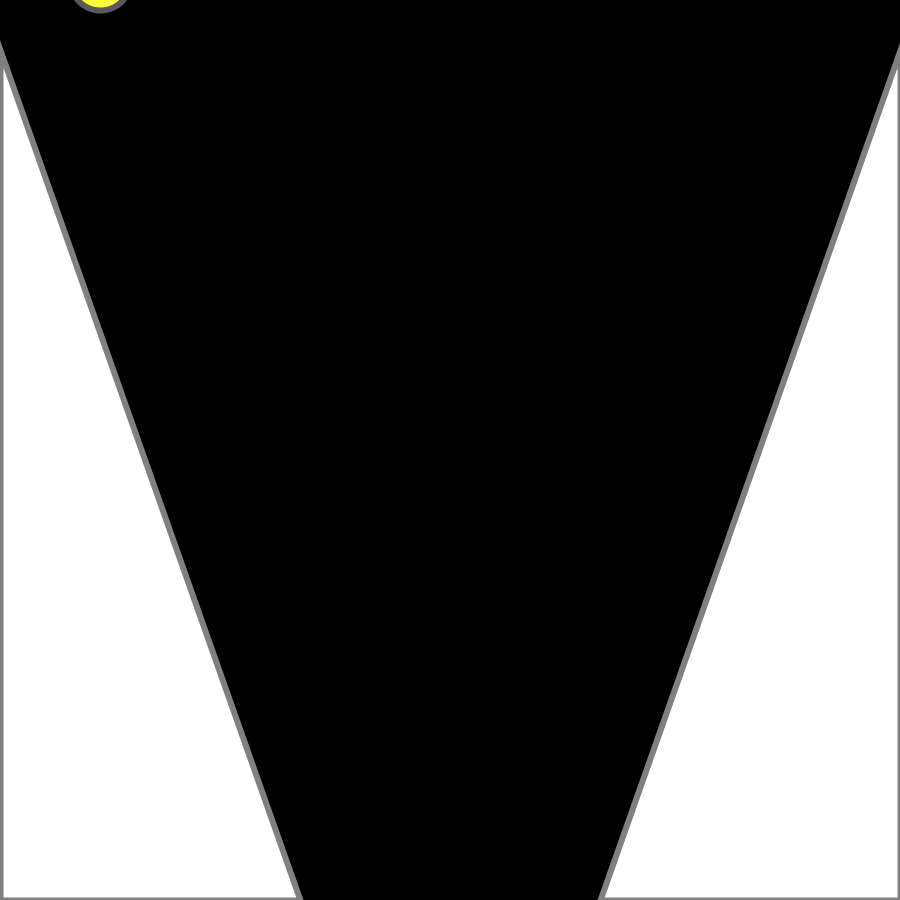
Frame 1 (no input)
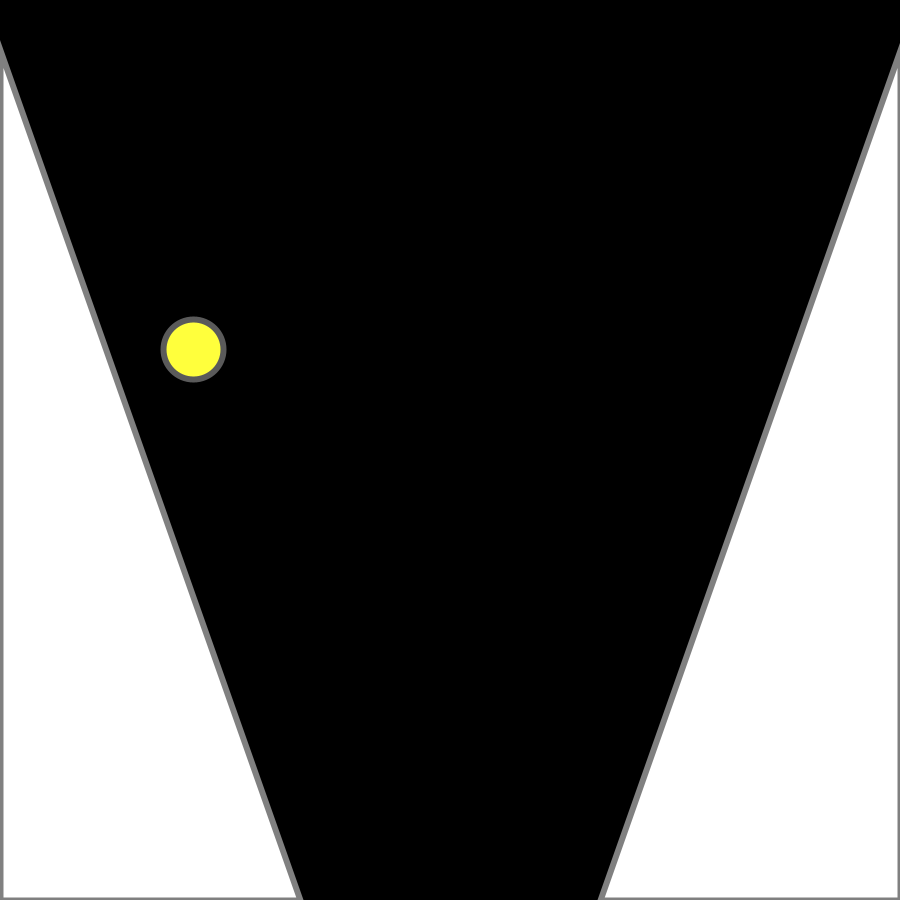
Frame 60 (the mouse pressed at the canvas centre just before this capture)
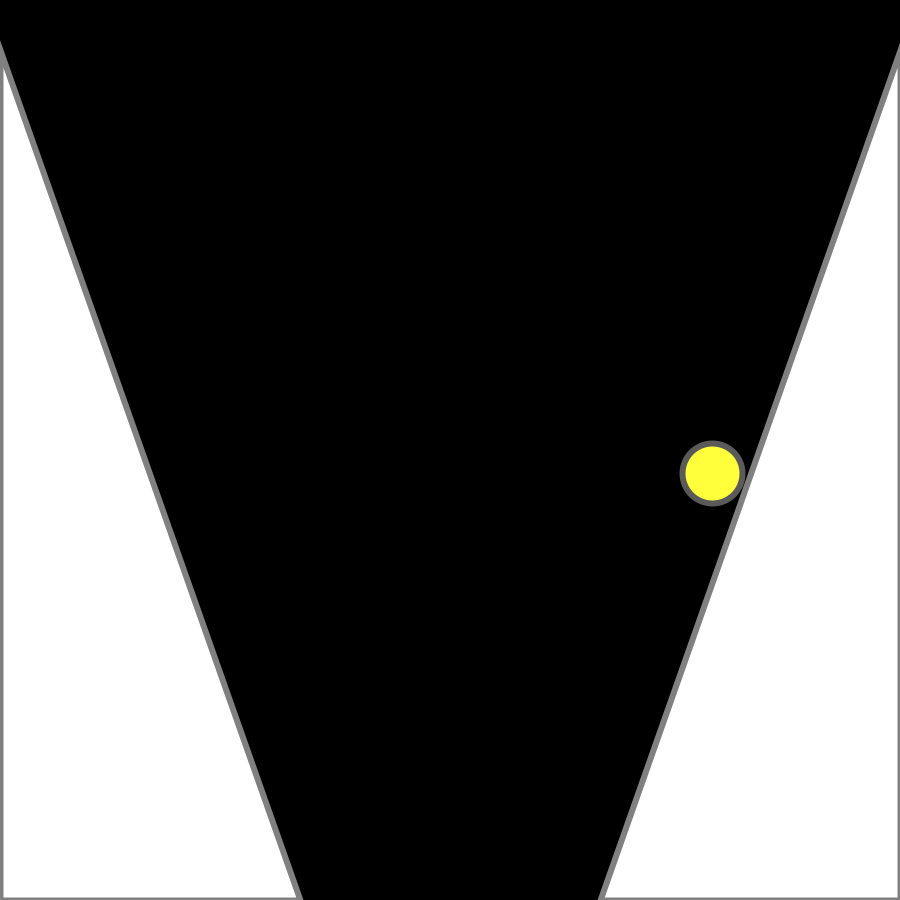
Frame 120 (the mouse held since frame 60 and released just before this capture)

The Processing sketch that drew these frames (run headless with seeded random() and noise(); from frame 60 on, the mouse is pressed at the canvas centre):

// Processing sketch: processing_103404
// ── processing_103404.pde

// To Do
// *Draw the borders [DONE]
// *Helios Ball Class 
//   - Ball that falls to the ground [DONE]
//   - Ball that has collition detection with other balls
// *Collision detection between borders and balls [DONE]
// *Convert balls to live Helios gadgets (communication with gadget server)

Balls newBalls;

float Th;
float Tw;
float Bh;
float Tangle;

void setup()
{
  size(900,900);
  
  newBalls = new Balls();
  
  // calculate border angle
  Th = 50;
  Tw = 300;
  Bh = height - 50;
  
  Tangle = degrees(atan(Tw/Bh));
}

//boolean sketchFullScreen() {
//  return true;
//}

void draw()
{
  background(0);
    
  PVector gravity = new PVector(0,0.1*5);
  
  // friction
  float c = .1;
  PVector friction = newBalls.velocity.get();
  friction.mult(-1);
  friction.normalize();
  friction.mult(c); 
   
  newBalls.applyForce(friction); 
  newBalls.applyForce(gravity);
 
  newBalls.update();
  newBalls.display();
  newBalls.checkEdges(Tangle);
  
  drawBorders();
}

void drawBorders()
{
  stroke(128);
  fill(255);
  
  beginShape(TRIANGLES);
  // Left Triangle;
  vertex(0, Th);
  vertex(0, height);
  vertex(Tw, height);
  
  // Right Triangle
  vertex(width, 50);
  vertex(width, height);
  vertex(width-300, height);
  endShape();
}

class Balls
{
  PVector location;
  PVector velocity;
  PVector acceleration; 
  
  float mass;
  float size;
  float strokeThickness;
  
 Balls()
 {
    mass = 2;
    size = 30*mass;
    strokeThickness = 3*mass;
    location = new PVector(100,-20);
    velocity = new PVector(0,0);
    acceleration = new PVector(0,0);
 }

  void applyForce(PVector force){
    PVector f = PVector.div(force,mass);
    acceleration.add(f);  
  }
  
  void display(){
     noStroke();
     fill(255,255,60);
     strokeWeight(strokeThickness);
     stroke(90); 
     ellipse(location.x,location.y,size,size);
  }
  
  void update(){
    velocity.add(acceleration);
    location.add(velocity);
    
    acceleration.mult(0);
  }
  
  void checkEdges(float _tAngle)
  {
   float _o = (location.y + size/2) * tan(radians(_tAngle));
   if(location.y + size/2 > height)
   {
    velocity.y *= -1;
    location.y = height-size/2;
   }
   if(location.x-size/8 <= _o)
   {
     velocity.x += 5;
   }
   if(location.x + size/8 >= (width -_o))
   {
     velocity.x -= 5;
   }
  }
}
